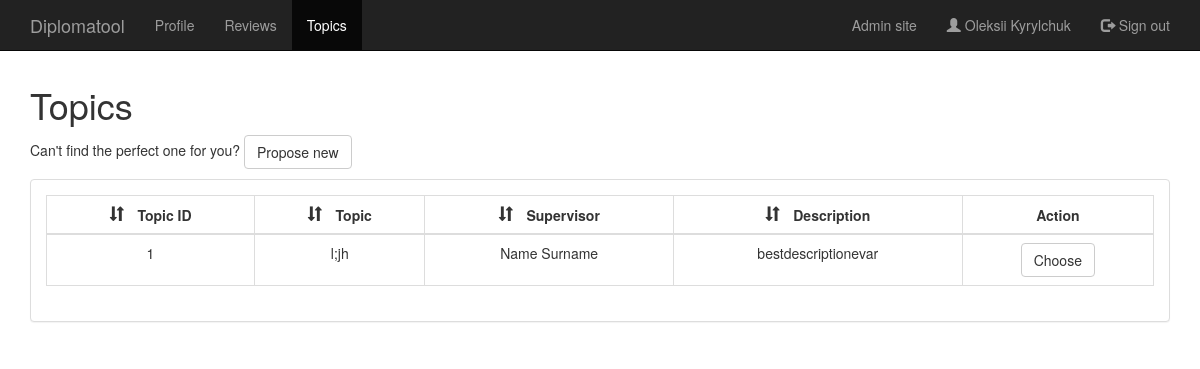
Page /topic_list (signed in) on the committed database.
### site_app/models.py (models this page shows, shortened)
class User(AbstractBaseUser, PermissionsMixin):
    index_number = models.CharField('index number', max_length=10, default='000001')
    first_name = models.CharField('first name', max_length=255,
                                  null=True, blank=True, default='Name')
    last_name = models.CharField('last name', max_length=255,
                                 null=True, blank=True, default='Surname')
    degree = models.CharField('degree', max_length=50, null=True, blank=True, choices=LEVELS, default=LEVELS.Bachelor)
    email = models.EmailField('email address', blank=False, unique=True)
    department = models.CharField('user department', max_length=4, null=True, blank=True)
    faculty = models.ForeignKey(Faculty, on_delete=models.CASCADE, null=True,
                                blank=True, verbose_name='user faculty')
    is_admin = models.BooleanField('is admin', default=False)
    @property
    def is_staff(self):
        return self.is_admin
    @property
    def has_proposed_topic(self):
        return True if Topic.objects.filter(student_id=self.id) else False
    @property
    def is_reviewer(self):
        return self.is_staff or self.groups.filter(name='Reviewer')
    @property
    def is_student(self):
        return self.is_staff or self.groups.filter(name='Student')
    objects = UserManager()
    USERNAME_FIELD = 'email'
    class Meta:
        app_label = 'site_app'
        verbose_name = 'user'
        verbose_name_plural = 'users'
        abstract = False

class Topic(models.Model):
    student = models.ForeignKey(User, on_delete=models.CASCADE, verbose_name='topic owner',
                                related_name='topic_owner', null=True, blank=True)
    supervisor = models.ForeignKey(User, on_delete=models.CASCADE, verbose_name='topic supervisor',
                                   related_name='topic_supervisor', null=True, blank=True)
    name = models.CharField('topic', max_length=255)
    level = models.CharField('level', max_length=255, null=True, blank=True, choices=LEVELS, default=LEVELS.Bachelor)
    voted_for = models.NullBooleanField('voted for', null=True, blank=True, default=False)
    available = models.NullBooleanField('available', null=True, blank=True, default=False)
    checked = models.NullBooleanField('checked', null=True, blank=True, default=False)
    short_description = models.CharField('short description', max_length=255, null=True, blank=True)
    REQUIRED_FIELDS = ['name', ]

### site_app/views.py (the view, shortened to what this page needs)
# urls.py: url(r'^topic_list', views.TopicListView.as_view(), name='topic_list'),
@method_decorator(login_required, name='dispatch')
@method_decorator(check_group('Student'), name='dispatch')
class TopicListView(ListView):
    template_name = "student/topic_list.html"
    model = models.Topic
    context_object_name = 'topic_list'
    def get_queryset(self):
        return models.Topic.objects.filter(available=True)
    def get_context_data(self, **kwargs):
        context = super(TopicListView, self).get_context_data()
        context['form'] = forms.StudentTopicProposalForm()
        return context

### site_app/forms.py
class StudentTopicProposalForm(forms.Form):
    name = forms.CharField(max_length=100)
    supervisor = forms.ChoiceField(choices=[(supervisor.id, supervisor.__str__()) for supervisor in
                                            models.User.objects.filter(groups__name='Supervisor')])
    description = forms.CharField(widget=forms.Textarea)
    def __init__(self, *args, **kwargs):
        super(StudentTopicProposalForm, self).__init__(*args, **kwargs)
        self.helper = FormHelper(self)
        self.helper.form_method = 'post'
        self.helper.add_input(Submit('submit', 'Submit', css_class='btn btn-primary btn-lg btn-block'))
        self.helper.add_input(Button('cancel', 'Cancel', css_class='btn btn-default btn-lg btn-block'))

### site_app/views.py (called while the page is built)
def check_group(group_name):
    def _check_group(view_func):
        @wraps(view_func)
        def wrapper(request, *args, **kwargs):
            if request.user.groups.filter(name=group_name).exists() or request.user.is_admin:
                return view_func(request, *args, **kwargs)
            return redirect('/')
        return wrapper
    return _check_group

### site_app/templates/student/topic_list.html (shortened to what this page needs)
{% extends 'generic/header.html' %}
{% load crispy_forms_tags %}
{% block container %}
    <h1>Topics</h1>
    {% if user.has_proposed_topic and not user.is_admin %}
        <p>You have already proposed a topic</p>
    {% else %}
        <p>Can't find the perfect one for you? <a class="btn btn-default" href="#" role="button" id="add-topic">Propose
            new</a></p>
    {% endif %}
    {% if topic_list %}
        <div id="topics">
            <div class="panel panel-default">
                <div class="panel-body">
                    <table class="table table-hover table-bordered">
                        <thead>
                        <tr>
                            <th class="sort" data-sort="topic-id">Topic ID</th>
                            <th class="sort" data-sort="topic-name">Topic</th>
                            <th class="sort" data-sort="supervisor-name">Supervisor</th>
                            <th class="sort" data-sort="description">Description</th>
                            <th>Action</th>
                        </tr>
                        </thead>
                        <tbody class="list">
                        {% for topic in topic_list %}
                            <tr>
                                <td class="topic-id">{{ topic.id }}</td>
                                <td class="topic-name">{{ topic.name }}</td>
                                <td class="supervisor-name">{{ topic.supervisor.first_name }} {{ topic.supervisor.last_name }}</td>
                                <td class="description">{{ topic.short_description }}</td>
                                <td class="action"><input class="btn btn-default" type="button" value="Choose"></td>
                            </tr>
                        {% endfor %}
                        </tbody>
                    </table>
                </div>
            </div>
        </div>
    {% else %}
        <p>Unfortunately, no topics are available right now :(</p>
    {% endif %}
{% endblock %}

### site_app/templates/generic/header.html (shortened to what this page needs)
<!DOCTYPE html>
<html lang="en">
<head>
    <link rel="stylesheet" href="//code.jquery.com/ui/1.12.1/themes/base/jquery-ui.css">
    <link href="//maxcdn.bootstrapcdn.com/bootstrap/3.3.7/css/bootstrap.min.css" rel="stylesheet">
</head>
<body>
{% block navbar %}
    <nav class="navbar navbar-inverse navbar-fixed-top">
        <div class="container">
            <div class="navbar-header">
                <a class="navbar-brand" href="{% url 'profile' %}">Diplomatool</a>
            </div>
            <div id="navbar" class="navbar-collapse collapse">
                <ul class="nav navbar-nav">
                    {% block navbar-nav %}
                        <li><a href="{% url 'profile' %}">Profile</a></li>
                        {% if user.is_reviewer %}
                            <li><a href="{% url 'reviews' %}">Reviews</a></li>
                        {% endif %}
                        {% if user.is_student %}
                            <li><a href="{% url 'topic_list' %}">Topics</a></li>
                        {% endif %}
                    {% endblock %}
                </ul>
                <ul class="nav navbar-nav navbar-right">
                    {% block navbar-right %}
                        {% if user.is_admin %}
                            <li><a href="/admin">Admin site</a></li>
                        {% endif %}
                        <li>
                            <a href="{% url 'profile' %}">
                                <span class="glyphicon glyphicon glyphicon-user"></span> {{ user.first_name }} {{ user.last_name }}
                            </a>
                        </li>
                        <li><a href="{% url 'logout' %}"><span class="glyphicon glyphicon glyphicon-log-out"></span>
                            Sign out</a></li>
                    {% endblock %}
                </ul>
            </div>
        </div>
    </nav>
{% endblock %}
{% block body %}
    <div class="container">
        {% block container %}{% endblock %}
    </div>
{% endblock %}
</body>
</html>

### rows in the picture
User: first_name "Oleksii", last_name "Kyrylchuk"
Topic: id "1", name "l;jh", supervisor.first_name "Name", supervisor.last_name "Surname", short_description "bestdescriptionevar"
